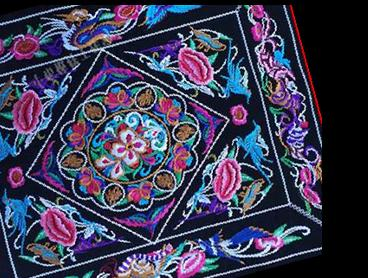
#> input picture data/images/basic_12.jpg, 368 x 278 px
$ python -i segment_motifs.py   (imports and definitions only)
#> lines starting #> are read from the running program, lines starting #| are printed output that depends on the picture; after the words box and inside, x2 and y2 are one past the last pixel; in counts of white or black regions, pixels touching at a corner belong together
#> in segment, im is the input picture: PIL image 368x278 RGB; mean R, G, B 61.3, 60.2, 84
#> in _binarize, `L = 0.299 * a[..., 0] + 0.587 * a[..., 1] + 0.114 * a[..., 2]`:
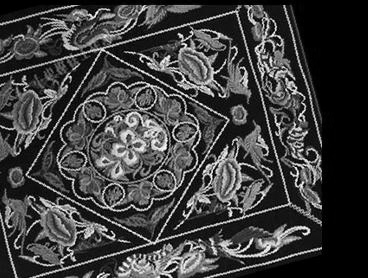
#> L: shape (278, 368) float32; min 0, max 254.4, mean 63.2
### tools/patterns_to_bw.py
# -*- coding: utf-8 -*-
"""把抠好的透明纹样转成黑白图（白底黑纹）。

为什么单独一步而不重跑分割：
    抠图的形状已经在 alpha 通道里了，重新分割一遍既慢（19 分钟）
    又会因为随机性给出略微不同的结果。黑白化只取 alpha，
    形状和上一版严格一致，可追溯。

极性问题：
    默认 **白底黑纹**（像印章/剪纸），这是纹样最常用的呈现方式，
    也方便后面描矢量、做 ControlNet 线稿。
    要反相（黑底白纹）加 --invert。

输出：8 位灰度 PNG，只有 0 和 255 两个值。不用 1 位图是为了留 512 边长，
     1 位图边缘在缩放时锯齿更明显。

用法：
    python tools/patterns_to_bw.py --selftest
    python tools/patterns_to_bw.py
"""

from __future__ import annotations

import argparse
import io
import os
import sys

import numpy as np
from PIL import Image

ROOT = os.path.dirname(os.path.dirname(os.path.abspath(__file__)))
CATS = ["byx", "dx", "mx", "szmwx", "qt"]


def _otsu(vals, bins=128):
    """大津阈值（环境里没有 cv2，这里自己算）。"""
#> called with vals = array of shape (102304,), bins = 128
    hist, edges = np.histogram(vals, bins=bins, range=(0, 256))
#> hist = 128 values, max 15887 at index 0, min 1 at index 127, mean 799.2; edges = 129 values from 0 to 256
    hist = hist.astype(np.float64)
    total = hist.sum()
#> total = 102304
    if total == 0:
        return 128.0
    w0 = np.cumsum(hist)
#> w0 = 128 values from 15887 to 102304
    w1 = total - w0
#> w1 = 128 values, max 86417 at index 0, min 0 at index 127, mean 24924.8
    mid = (edges[:-1] + edges[1:]) / 2.0
#> mid = 128 values from 1 to 255
    cum = np.cumsum(hist * mid)
#> cum = 128 values from 15887 to 6483058
    m0 = np.where(w0 > 0, cum / np.maximum(w0, 1e-9), 0.0)
#> m0 = 128 values from 1 to 63.37
    m1 = np.where(w1 > 0, (cum[-1] - cum) / np.maximum(w1, 1e-9), 0.0)
#> m1 = 128 values, max 255 at index 126, min 0 at index 127, mean 169.1
    valid = (w0 > 0) & (w1 > 0)
    if not valid.any():
        return 128.0
    var = w0 * w1 * (m0 - m1) ** 2
#> var = 128 values, max 3.14e+13 at index 40, min 0 at index 127, mean 1.91e+13
    var[~valid] = -1
    return float(edges[int(np.argmax(var)) + 1])


# [146 lines left out: functions to_lineart, to_bw, selftest, main, not called in this run]


# [4 lines that do not run on import are left out]

### tools/segment_motifs.py
# -*- coding: utf-8 -*-
"""把蜡染图案切成一个个纹样单元。

这批图有两种形态：整幅一个纹样、以及一张拼版里排着十几个小纹样。
要拿去做生成，需要的是**单个纹样**，所以先切。

切法（针对白线深底的蜡染图案）
------------------------------
1. 二值化：亮度高的就是白线
2. **膨胀**：一个纹样由许多断开的线条组成，不膨胀的话每根线都是一个连通块，
   切出来全是碎条。膨胀半径按图幅取（约 1/40），让同一纹样的线粘成一团
3. 连通域标注，按面积筛：太小的当噪点，太大的当整幅背景
4. 按每个连通块的外框回原图裁剪（带 6% 边距）

跳过的情形：整张只有一个巨大连通块时，说明这张本身就是单幅完整纹样，
不切——直接整幅当作一个单元输出。

用法：
    python tools/segment_motifs.py --selftest
    python tools/segment_motifs.py --src data/crawl_miao --limit 8 --sheet
"""

from __future__ import annotations

import argparse
import csv
import io
import os
import sys

import numpy as np
from PIL import Image, ImageDraw
from scipy import ndimage

from patterns_to_bw import _otsu

ROOT = os.path.dirname(os.path.dirname(os.path.abspath(__file__)))
WORK = 700           # 分割在这个边长下做
DILATE_FRAC = 1 / 75.0   # 膨胀半径。太大会把拼版里相邻的小纹样连成一整块
MAX_ASPECT = 4.0         # 长宽比超过这个的块判为水印条/边框
SKIP_NAMES = ("抽看", "清单", "说明", "预览")  # 这些不是素材，是交付物自带的图
MIN_AREA_FRAC = 0.004   # 小于画面 0.4% 当噪点
MAX_AREA_FRAC = 0.92    # 大于 92% 当整幅
PAD = 0.06


def _binarize(a):
    """白线→True。用大津法，不用分位数。

    原来用 88 分位当阈值：图案一旦占到画面 12% 以上，分位数就落到白线上，
    阈值被抬到白线亮度，结果一个前景像素都分不出来（自检里"整幅纹样"
    那条就是这么挂的）。大津法按类间方差找分界，不依赖图案占比。
    """
    L = 0.299 * a[..., 0] + 0.587 * a[..., 1] + 0.114 * a[..., 2]
    thr = _otsu(L.ravel())
#> thr = 82
    thr = max(thr, 60.0)
    return L > thr
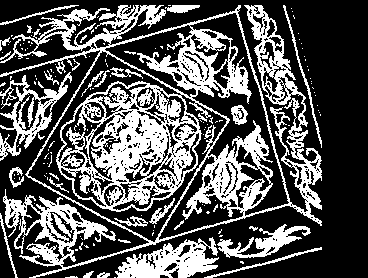
#> returned value: shape (278, 368) bool; 33.6% white; 162 white regions (129 under 20 px), largest, box (x1, y1, x2, y2) and area: (0, 5, 322, 278) 26230, (115, 237, 219, 278) 2231, (0, 72, 72, 161) 1739


def segment(path, min_area_frac=MIN_AREA_FRAC, max_area_frac=MAX_AREA_FRAC):
    """返回 [(crop_img, bbox_in_original), ...]"""
    im = Image.open(path).convert("RGB")
    W, H = im.size
    s = WORK / float(max(W, H)) if max(W, H) > WORK else 1.0
    small = im.resize((max(16, int(W * s)), max(16, int(H * s))), Image.BILINEAR)
    arr = np.asarray(small, dtype=np.float32)

    fg = _binarize(arr)
    r = max(2, int(round(max(small.size) * DILATE_FRAC)))
#> r = 5
    fg = ndimage.binary_dilation(fg, iterations=r)
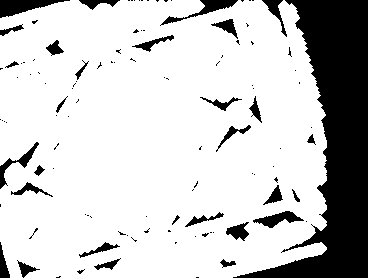
#> fg: shape (278, 368) bool; 79.7% white; 112 black regions (82 under 20 px), largest, box (x1, y1, x2, y2) and area: (233, 0, 368, 278) 15289, (0, 0, 70, 18) 629, (160, 0, 238, 26) 462
    fg = ndimage.binary_closing(fg, iterations=max(2, r // 2))
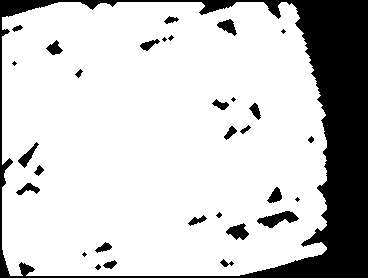
#> fg: shape (278, 368) bool; 79.8% white; 31 black regions (7 under 20 px), largest, box (x1, y1, x2, y2) and area: (0, 0, 368, 278) 18187, (257, 211, 299, 228) 358, (226, 223, 249, 240) 227

    # 前景太少 = 这张没有可切的图案，整幅作为一个单元返回，不要交白卷
    if fg.mean() < 0.005:
        return [(_full(im), (0, 0, W, H), 1.0)]

    # 先试网格拼版：格子多、分离干净时优先按格子切
    cells = _grid_cells(fg)
    if cells:
        out = []
        for x0, y0, x1, y1 in cells:
            ox0, oy0 = int(x0 / s), int(y0 / s)
            ox1, oy1 = int(np.ceil(x1 / s)), int(np.ceil(y1 / s))
            crop = im.crop((ox0, oy0, ox1, oy1))
            cw, ch = crop.size
            # 网格里也可能混进版权条那一行/列，同样的筛法要用一遍
            if max(cw, ch) / float(max(1, min(cw, ch))) > MAX_ASPECT:
                continue
            if ch < H * 0.12 and cw < W * 0.5:
                continue
            g = np.asarray(crop.convert("L"), dtype=np.float32)
            if g.std() < 16:          # 空格子 / 版权条
                continue
            out.append((crop, (ox0, oy0, ox1, oy1),
                        float(fg[y0:y1, x0:x1].mean())))
        if len(out) >= 4:
            return out

    lab, n = ndimage.label(fg)
    if n == 0:
        return [(_full(im), (0, 0, W, H), 1.0)]
    total = float(fg.shape[0] * fg.shape[1])
    boxes = []
    for sl in ndimage.find_objects(lab):
        if sl is None:
            continue
        h = sl[0].stop - sl[0].start
        w = sl[1].stop - sl[1].start
        area = (lab[sl] > 0).sum()
        frac = area / total
        if frac < min_area_frac or frac > max_area_frac:
            continue
        boxes.append((sl[1].start, sl[0].start, sl[1].stop, sl[0].stop, frac))

    # 一个都没切出来
    if not boxes:
        # 横幅/竖条：整张就是一条版权信息，不该当纹样输出
        ar = W / float(H)
        if ar > 2.5 or ar < 0.4:
            return []
        return [(_full(im), (0, 0, W, H), 1.0)]
    if len(boxes) == 1 and boxes[0][4] > 0.5:
        return [(_full(im), (0, 0, W, H), boxes[0][4])]

    boxes.sort(key=lambda b: (b[1], b[0]))
    out = []
    for x0, y0, x1, y1, frac in boxes:
        ox0, oy0 = int(x0 / s), int(y0 / s)
        ox1, oy1 = int(np.ceil(x1 / s)), int(np.ceil(y1 / s))
        px = max(4, int((ox1 - ox0) * PAD))
        py = max(4, int((oy1 - oy0) * PAD))
        bx0, by0 = max(0, ox0 - px), max(0, oy0 - py)
        bx1, by1 = min(W, ox1 + px), min(H, oy1 + py)
        if bx1 - bx0 < 24 or by1 - by0 < 24:
            continue
        # 水印条：又长又扁的一条，通常是「昵图网 www.nipic.com」那种版权条，
        # 它不是纹样，切出来只会污染素材库
        w_, h_ = bx1 - bx0, by1 - by0
        if max(w_, h_) / float(min(w_, h_)) > MAX_ASPECT:
            continue
        # 版权条：贴着画面上下缘、又宽又薄的一条（昵图网那种）
        # 横贯画面的薄条基本都是版权条/说明文字，不要求它在边缘——
        # 昵图网的条经常压在图中间偏下
        if h_ < H * 0.22 and w_ > W * 0.50:
            continue
        if w_ < W * 0.14 and h_ > H * 0.55:
            continue
        # 对比度极低的块基本是版权条或纯色边框：米字纹样不会这么平
        sub = np.asarray(im.crop((bx0, by0, bx1, by1)).convert("L"),
                         dtype=np.float32)
        if float(sub.std()) < 16:
            continue
        # 对比度极低的块基本是版权条或纯色边框：米字纹样不会这么平
        sub = np.asarray(im.crop((bx0, by0, bx1, by1)).convert("L"),
                         dtype=np.float32)
        if float(sub.std()) < 16:
            continue
        out.append((im.crop((bx0, by0, bx1, by1)), (bx0, by0, bx1, by1), frac))
    return out or [(_full(im), (0, 0, W, H), 1.0)]


def _grid_cells(fg, min_gap_frac=0.008, max_cells=12):
    """用行列投影找空隙，把拼版切成格子。

    连通域切不开网格拼版：格子之间有边框线，整张会连成一个大块。
    但格与格之间的**空隙**在投影上是明显的低谷，按低谷切就行。
    返回 [(x0, y0, x1, y1), ...]（工作坐标系）或 None。
    """
#> called with min_gap_frac = 0.008, max_cells = 12
    h, w = fg.shape
#> h = 278; w = 368
    cols = fg.sum(axis=0) / float(h)
#> cols = 368 values, max 0.986 at index 63, min 0 at index 0, mean 0.798
    rows = fg.sum(axis=1) / float(w)
#> rows = 278 values, max 0.883 at index 205, min 0 at index 0, mean 0.798
    min_gap = max(2, int(round(min(h, w) * min_gap_frac)))
#> min_gap = 2

    def cuts(profile):
        thr = profile.max() * 0.16
#> thr = 0.158
        low = profile < thr
        out, start = [], None
        for i, v in enumerate(low):
            if v and start is None:
                start = i
            elif not v and start is not None:
                if i - start >= min_gap:
                    out.append((start + i) // 2)
                start = None
#> this loop made 368 passes
#> (v, start) on pass 1: (True, 0)
#> start on pass 327: 326
#> after the loop, out = [1]; start = 326
        if start is not None and len(low) - start >= min_gap:
            out.append((start + len(low)) // 2)
        return out

    xs, ys = cuts(cols), cuts(rows)
#> the loop in cuts (call 2), `for i, v in enumerate(low):` made 278 passes
#> start on pass 277: 276
#> xs = [1, 347]; ys = [1, 277]
    if len(xs) < 1 or len(ys) < 1:
        return None
    if (len(xs) + 1) * (len(ys) + 1) > max_cells * max_cells:
        return None
    xb = [0] + xs + [w]
#> xb = [0, 1, 347, 368]
    yb = [0] + ys + [h]
#> yb = [0, 1, 277, 278]
    cells = []
    for i in range(len(xb) - 1):
        for j in range(len(yb) - 1):
            x0, x1, y0, y1 = xb[i], xb[i + 1], yb[j], yb[j + 1]
            if x1 - x0 < w * 0.05 or y1 - y0 < h * 0.05:
                continue
            if fg[y0:y1, x0:x1].mean() < 0.01:
                continue
            cells.append((x0, y0, x1, y1))
#> this loop made 3 passes
#> after the loop, cells = [(1, 1, 347, 277)]
    return cells if len(cells) >= 4 else None


def _full(im):
    return im.copy()


# [121 lines left out: functions selftest, main, not called in this run]


# [4 lines not run here, left out]

>>> result = segment('../data/images/basic_12.jpg')
#> in segment, `lab, n = ndimage.label(fg)`: n = 1
#> the loop in segment, `for sl in ndimage.find_objects(lab):` made 1 pass
#> (h, w, area, frac) on pass 1: (274, 325, 81665, 0.798)
#> after the loop in segment, `for sl in ndimage.find_objects(lab):`: boxes = [(2, 2, 327, 276, 0.798)]
#> result = 1 item

$ run again, on data/motifs/basic_592_motif.png
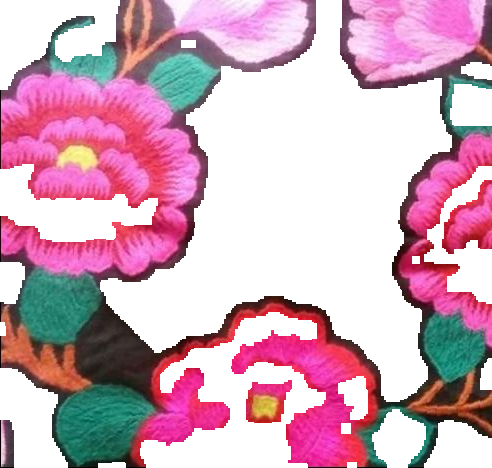
#> input picture data/motifs/basic_592_motif.png, 492 x 468 px
#> hist = 128 values, max 4820 at index 23, min 0 at index 127, mean 1798.9; edges = 129 values from 0 to 256
#> in _otsu, `total = hist.sum()`: total = 230256
#> w0 = 128 values from 244 to 230256
#> w1 = 128 values, max 230012 at index 0, min 0 at index 126, mean 81788.5
#> mid = 128 values from 1 to 255
#> cum = 128 values from 244 to 21168110
#> m0 = 128 values from 1 to 91.93
#> m1 = 128 values, max 253 at index 125, min 0 at index 126, mean 164.7
#> var = 128 values, max 9.53e+13 at index 53, min 0 at index 126, mean 5.3e+13
#> in _binarize, `thr = _otsu(L.ravel())`: thr = 108
#> cols = 492 values, max 0.902 at index 77, min 0 at index 0, mean 0.537
#> rows = 468 values, max 0.87 at index 409, min 0 at index 0, mean 0.537
#> in cuts, `thr = profile.max() * 0.16`: thr = 0.144
#> the loop in cuts, `for i, v in enumerate(low):` made 492 passes
#> (v, start) on pass 1: (True, 0)
#> after the loop in cuts, `for i, v in enumerate(low):`: out = []; start = 489
#> the loop in cuts (call 2), `for i, v in enumerate(low):` made 468 passes
#> xs = []
#> in segment, `lab, n = ndimage.label(fg)`:
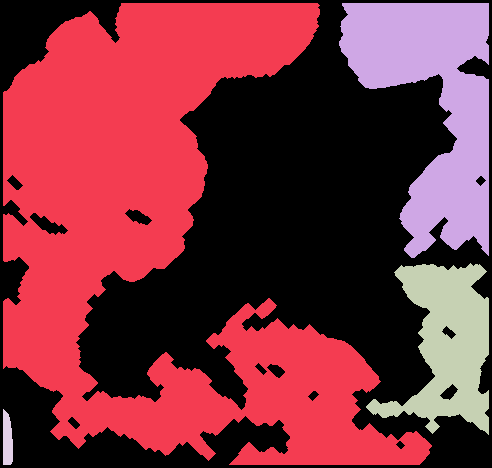
#> lab: shape (468, 492) int32; 5 distinct labels, from 0 to 4; one colour per label, 0 black
#> n = 4
#> the loop in segment, `for sl in ndimage.find_objects(lab):` made 4 passes
#> (h, w, area, frac) on passes 1 to 4: (462, 429, 103785, 0.451), (255, 150, 20927, 0.0909), (172, 123, 11322, 0.0492), (56, 10, 472, 0.00205)
#> after the loop in segment, `for sl in ndimage.find_objects(lab):`: boxes = [(3, 3, 432, 465, 0.451), (339, 3, 489, 258, 0.0909), (366, 263, 489, 435, 0.0492)]
#> the loop in segment, `for x0, y0, x1, y1, frac in boxes:` made 3 passes
#> (x0, y0, x1, y1, frac, ox0, oy0, ox1) on passes 1 to 3: (3, 3, 432, 465, 0.451, 3, 3, 432), (339, 3, 489, 258, 0.0909, 339, 3, 489), (366, 263, 489, 435, 0.0492, 366, 263, 489)
#> pass 3, in segment, `sub = np.asarray(im.crop((bx0, by0, bx1, by1)).convert("L"), dtype=np...`:
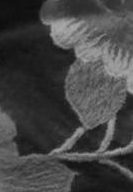
#> sub: shape (192, 133) float32; min 13, max 170, mean 68
#> after the loop in segment, `for x0, y0, x1, y1, frac in boxes:`: out = 3 items
